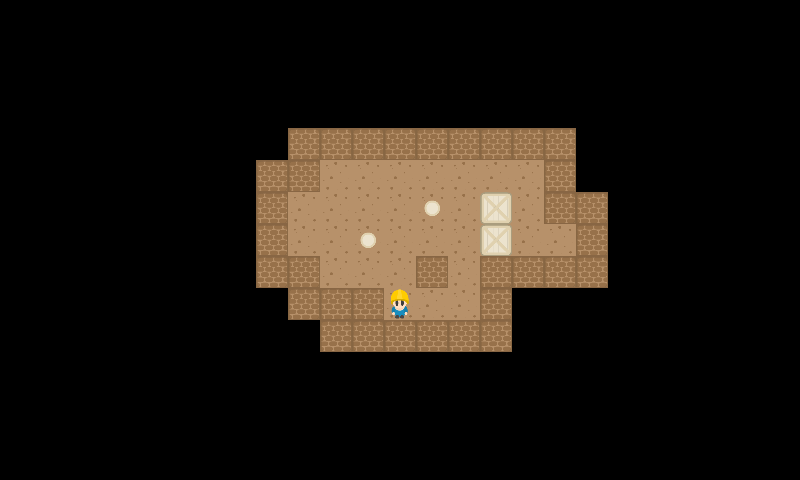

This game map was drawn from its Tiled (.tmx) file and the tilesets committed beside it. A one-line description and the trimmed map source follow:
An orthogonal 25x15 tile map with 32x32 px tiles, 2 tile layers (StaticMap, Objetos).

<map version="1.0" orientation="orthogonal" renderorder="right-down" width="25" height="15" tilewidth="32" tileheight="32">
 <tileset firstgid="1" name="Tileset" tilewidth="32" tileheight="32">
  <image source="Tileset.png" width="192" height="192" />
  <tile id="0">
   <properties>
    <property name="tipo" value="pared" />
   </properties>
  </tile>
  <tile id="6">
   <properties>
    <property name="tipo" value="pared" />
   </properties>
  </tile>
  <tile id="8">
   <properties>
    <property name="color" value="purple" />
    <property name="tipo" value="endPoint" />
   </properties>
  </tile>
  <tile id="9">
   <properties>
    <property name="color" value="gray" />
    <property name="tipo" value="endPoint" />
   </properties>
  </tile>
  <tile id="10">
   <properties>
    <property name="color" value="brown" />
    <property name="tipo" value="endPoint" />
   </properties>
  </tile>
  <tile id="11">
   <properties>
    <property name="color" value="blue" />
    <property name="tipo" value="endPoint" />
   </properties>
  </tile>
  <tile id="12">
   <properties>
    <property name="tipo" value="pared" />
   </properties>
  </tile>
  <tile id="14">
   <properties>
    <property name="color" value="black" />
    <property name="tipo" value="endPoint" />
   </properties>
  </tile>
  <tile id="15">
   <properties>
    <property name="color" value="purple" />
    <property name="tipo" value="caja" />
   </properties>
  </tile>
  <tile id="16">
   <properties>
    <property name="color" value="gray" />
    <property name="tipo" value="caja" />
   </properties>
  </tile>
  <tile id="17">
   <properties>
    <property name="color" value="brown" />
    <property name="tipo" value="caja" />
   </properties>
  </tile>
  <tile id="18">
   <properties>
    <property name="tipo" value="pared" />
   </properties>
  </tile>
  <tile id="20">
   <properties>
    <property name="color" value="beige" />
    <property name="tipo" value="endPoint" />
   </properties>
  </tile>
  <tile id="21">
   <properties>
    <property name="color" value="blue" />
    <property name="tipo" value="caja" />
   </properties>
  </tile>
  <tile id="22">
   <properties>
    <property name="tipo" value="startPoint" />
   </properties>
  </tile>
  <tile id="24">
   <properties>
    <property name="tipo" value="pared" />
   </properties>
  </tile>
  <tile id="25">
   <properties>
    <property name="color" value="yellow" />
    <property name="tipo" value="endPoint" />
   </properties>
  </tile>
  <tile id="26">
   <properties>
    <property name="color" value="yellow" />
    <property name="tipo" value="caja" />
   </properties>
  </tile>
  <tile id="27">
   <properties>
    <property name="color" value="black" />
    <property name="tipo" value="caja" />
   </properties>
  </tile>
  <tile id="30">
   <properties>
    <property name="tipo" value="pared" />
   </properties>
  </tile>
  <tile id="31">
   <properties>
    <property name="color" value="red" />
    <property name="tipo" value="endPoint" />
   </properties>
  </tile>
  <tile id="32">
   <properties>
    <property name="color" value="red" />
    <property name="tipo" value="caja" />
   </properties>
  </tile>
  <tile id="33">
   <properties>
    <property name="color" value="beige" />
    <property name="tipo" value="caja" />
   </properties>
  </tile>
  <tile id="34">
   <properties>
    <property name="box" value="beige" />
   </properties>
  </tile>
 </tileset>
 <layer name="StaticMap" width="25" height="15">
  <data>[375 cells, 65 non-empty, 2 distinct tile ids]</data>
 </layer>
 <layer name="Objetos" width="25" height="15">
  <data>[375 cells, 5 non-empty, 3 distinct tile ids]</data>
 </layer>
</map>
